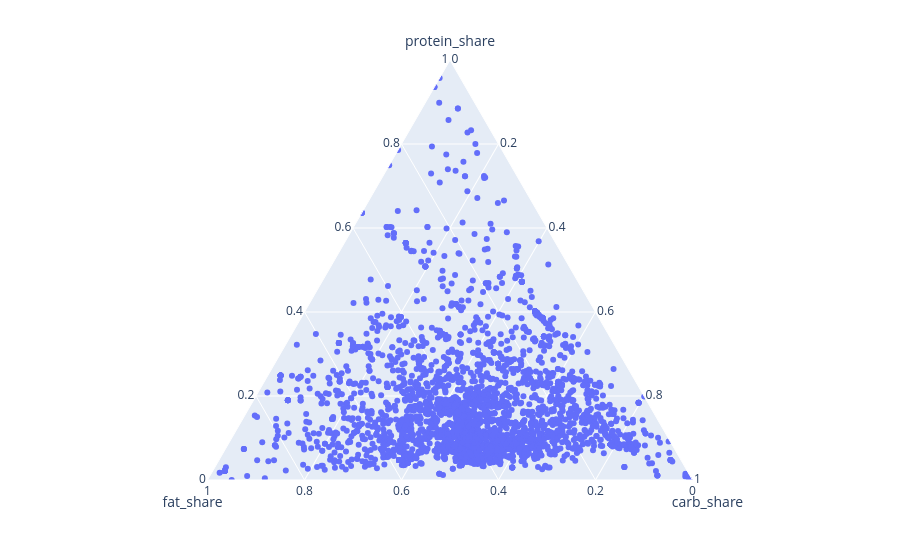

Here is the notebook cell this chart was saved with:
### Markdown cell above
## Ячейка 5. TODO: визуализация исходных данных

### Алгоритм

Постройте scatter plot дохода и spending score без кластеров.

### Code cell
# 1) распределения признаков
feature_df[feature_cols].hist(bins=50, figsize=(12, 4), layout=(1, 3))
plt.tight_layout()
plt.show()

# 2) облако с прозрачностью (вместо кляксы)
plt.scatter(feature_df["protein_share"], feature_df["fat_share"], s=5, alpha=0.15)
plt.xlabel("Доля белка, %")
plt.ylabel("Доля жира, %")
plt.grid(True)
plt.show()

# 3) для композиции честнее всего — ternary plot
import plotly.express as px

px.scatter_ternary(feature_df.sample(3000), a="protein_share",
                   b="fat_share", c="carb_share")

### Figure 1 — Plotly figure (JSON) as saved in the notebook; plotly's stock layout.template omitted (floating-point values rounded to 4 significant figures; data arrays with more than 128 entries replaced by an {"elided": "..."} marker saying what was removed)
{"data": [{"a": {"elided": "3000 float values"}, "b": {"elided": "3000 float values"}, "c": {"elided": "3000 float values"}, "hovertemplate": "protein_share=%{a}<br>fat_share=%{b}<br>carb_share=%{c}<extra></extra>", "legendgroup": "", "marker": {"color": "#636efa", "symbol": "circle"}, "mode": "markers", "name": "", "showlegend": false, "subplot": "ternary", "type": "scatterternary"}], "layout": {"ternary": {"domain": {"x": [0.0, 1.0], "y": [0.0, 1.0]}, "aaxis": {"title": {"text": "protein_share"}}, "baxis": {"title": {"text": "fat_share"}}, "caxis": {"title": {"text": "carb_share"}}}, "legend": {"tracegroupgap": 0}, "margin": {"t": 60}}}
